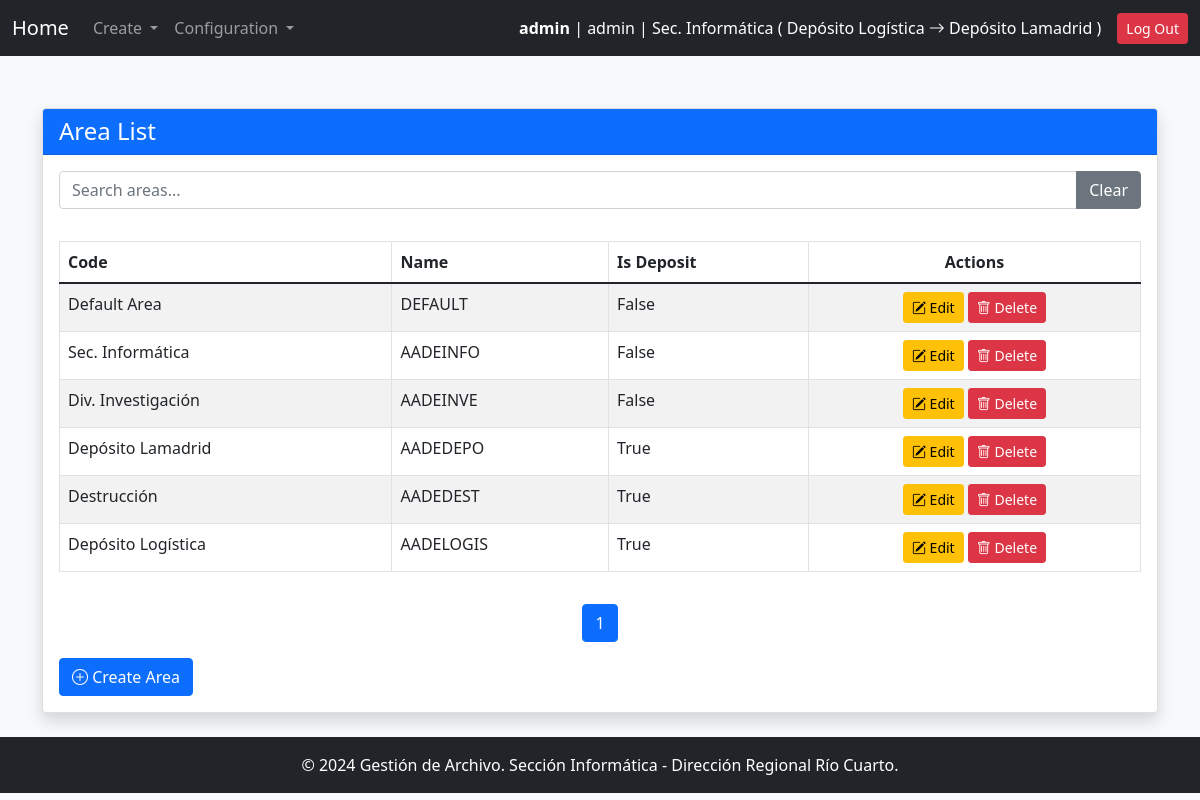
The page /areas/ (signed in) on the database its author committed.
### gestion_archivo_app/models.py (models this page shows)
class User(AbstractUser):
    ROLE_CHOICES = [
        ('user', 'User'),
        ('manager', 'Manager'),
        ('archive_responsible', 'Archive Responsible'),
        ('admin', 'System Administrator')
    ]
    role = models.CharField(max_length=32, choices=ROLE_CHOICES)
    area = models.ForeignKey('Area', on_delete=models.PROTECT, verbose_name="User Area")
    deposit = models.ForeignKey(
        'Area',
        on_delete=models.PROTECT,
        default=get_default_archive,
        verbose_name="Archive",
        related_name='deposits'
    )
    objects = UserManager()
    USERNAME_FIELD = 'username'
    REQUIRED_FIELDS = ['first_name', 'last_name', 'role']

class Area(models.Model):
    code = models.CharField(max_length=30, unique=True, verbose_name="Area Code")
    name = models.CharField(max_length=100, unique=True, verbose_name="Area Name")
    description = models.TextField(blank=True, null=True, verbose_name="Description")
    is_deposit = models.BooleanField(default=False, verbose_name="Is Deposit")
    def __str__(self):
        return self.name

### gestion_archivo_app/views.py (the view)
# urls.py: path("areas/", area_list, name="area_list"),
@login_required
@user_passes_test_with_message(is_admin, "Only the admin can access this page.")
def area_list(request):
    areas = Area.objects.all()
    return render(request, "area_list.html", {"areas": areas})

### gestion_archivo_app/context_processors.py (called while the page is built)
def system_config(request):
    try:
        pagination_limit = int(SystemConfigKeyValues.objects.get(key="pagination_limit").value)
    except SystemConfigKeyValues.DoesNotExist:
        pagination_limit = 10  # Valor por defecto
    try:
        default_archive_code = SystemConfigKeyValues.objects.get(key="default_archive_code").value
    except SystemConfigKeyValues.DoesNotExist:
        default_archive_code = "AADE_ARCHIVE"  # Valor por defecto
    try:
        config_name_org = SystemConfigKeyValues.objects.get(key="config_name_org").value
    except SystemConfigKeyValues.DoesNotExist:
        config_name_org = "Define config_name_org"  # Valor por defecto
    return {
        "pagination_limit": pagination_limit,
        "default_archive_code": default_archive_code,
        "config_name_org": config_name_org
    }

def archive_responsible_area(request):
    if request.user.is_authenticated and hasattr(request.user, 'deposit'):
        try:
            archive_responsible = User.objects.filter(
                role='archive_responsible',
                deposit=request.user.deposit
            ).first()
            return {'archive_responsible_area': archive_responsible.area if archive_responsible else None}
        except Exception as e:
            print(f"Error in archive_responsible_area context processor: {e}")
    return {'archive_responsible_area': None}

### gestion_archivo_app/views.py (called while the page is built)
def user_passes_test_with_message(test_func, message="You do not have permission to access this page."):
    def decorator(view_func):
        @wraps(view_func)
        def _wrapped_view(request, *args, **kwargs):
            if test_func(request.user):
                return view_func(request, *args, **kwargs)
            messages.error(request, message)
            return redirect(request.META.get('HTTP_REFERER', '/'))
        return _wrapped_view
    return decorator

def is_admin(user):
    return user.role == 'admin'

### gestion_archivo_app/templates/area_list.html (shortened to what this page needs)
{% extends 'base.html' %}
{% block content %}
<div class="container mt-5">
    <div class="card shadow">
        <div class="card-header bg-primary text-white">
            <h4 class="mb-0">Area List</h4>
        </div>
        <div class="card-body">
            <div class="mb-3">
                <div class="input-group">
                    <input type="text" id="searchInputId" class="form-control" placeholder="Search areas...">
                    <button type="button" class="btn btn-secondary" onclick="clearSearch()">Clear</button>
                </div>
            </div>
            <div class="table-responsive">
                <table class="table table-bordered table-striped mt-3" id="tableId">
                    <thead >
                        <tr>
                            <th onclick="sortTable(0)">Code </th>
                            <th onclick="sortTable(1)">Name </th>
                            <th onclick="sortTable(2)">Is Deposit </th>
                            <th class="text-center">Actions</th>
                        </tr>
                    </thead>
                    <tbody id="tableBodyId">
                        {% for area in areas %}
                            <tr>
                                <td>{{ area.name }}</td>
                                <td>{{ area.code }}</td>
                                <td>{{ area.is_deposit }}</td>
                                <td class="text-center">
                                    <a href="{% url 'area_update' area.id %}" class="btn btn-sm btn-warning">
                                        <i class="bi bi-pencil-square"></i> Edit
                                    </a>
                                    <a href="{% url 'area_delete' area.id %}" class="btn btn-sm btn-danger">
                                        <i class="bi bi-trash"></i> Delete
                                    </a>
                                </td>
                            </tr>
                        {% empty %}
                            <tr>
                                <td colspan="3" class="text-center text-muted">No areas available.</td>
                            </tr>
                        {% endfor %}
                    </tbody>
                </table>
            </div>
            <nav class="mt-3">
                <ul class="pagination justify-content-center" id="tableBodyIdPagination">
                </ul>
            </nav>
            <div class="mt-3">
                <a href="{% url 'area_create' %}" class="btn btn-primary">
                    <i class="bi bi-plus-circle"></i> Create Area
                </a>
            </div>
        </div>
    </div>
</div>
{% load static %}
{% endblock %}

### gestion_archivo_app/templates/base.html (shortened to what this page needs)
<!DOCTYPE html>
<html lang="en">
<head>
    {% load static %}
    <link href="https://cdn.jsdelivr.net/npm/bootstrap-icons/font/bootstrap-icons.css" rel="stylesheet">
<link rel="stylesheet" href="https://cdn.jsdelivr.net/npm/bootstrap@5.1.3/dist/css/bootstrap.min.css" />
<link rel="stylesheet" href="https://cdn.jsdelivr.net/npm/select2@4.1.0-rc.0/dist/css/select2.min.css" />
<link rel="stylesheet" href="https://cdn.jsdelivr.net/npm/select2-bootstrap-5-theme@1.3.0/dist/select2-bootstrap-5-theme.min.css" />
<link rel="stylesheet" href="https://cdn.jsdelivr.net/npm/select2-bootstrap-5-theme@1.3.0/dist/select2-bootstrap-5-theme.rtl.min.css" />
</head>
<body class="bg-light" a>
    <nav class="navbar navbar-expand-lg navbar-dark bg-dark">
        <div class="container-fluid">
            <a class="navbar-brand" href="{% url 'main' %}">Home</a>
            <div class="collapse navbar-collapse" id="navbarNav">
                <ul class="navbar-nav me-auto">
                    <li class="nav-item dropdown">
                        <a class="nav-link dropdown-toggle" href="#" id="createDropdown" role="button" data-bs-toggle="dropdown" aria-expanded="false">
                            Create
                        </a>
                    </li>
                {% if user.is_authenticated and user.role == 'admin' %}
                    <li class="nav-item dropdown">
                    <a class="nav-link dropdown-toggle" href="#" id="createDropdown" role="button" data-bs-toggle="dropdown" aria-expanded="false">
                       Configuration
                    </a>
                    </li>
                 {% endif %}
                </ul>
            </div>
                <div class="d-flex align-items-center">
                    {% if user.is_authenticated %}
                        <span class="text-white me-3">
                            <strong>{{ user.username }}</strong> | {{ user.role }} | {{ user.area.name }} ( {{ archive_responsible_area }} <i class="bi bi-arrow-right"></i> {{ user.deposit.name }} )
                        </span>
                        <a href="{% url 'logout' %}" class="btn btn-danger btn-sm">Log Out</a>
                    {% else %}
                        <a href="{% url 'login' %}" class="btn btn-success btn-sm">Log In</a>
                    {% endif %}
                </div>
            </div>
    </nav>
    <div class="container-fluid py-4" style='margin-top:-20px' >
        {% block content %}{% endblock %}
    </div>
    <footer class="bg-dark text-white text-center py-3 mt-auto">
        <p class="mb-0">&copy; 2024 Gestión de Archivo. Sección Informática - Dirección Regional Río Cuarto.</p>
    </footer>
</body>
</html>

### gestion_archivo_app/templates/base.html (style rules this page uses)
html { scroll-behavior:auto; }

### rows shown on the page
User: username "admin", role "admin", area.name "Sec. Informática", deposit.name "Depósito Lamadrid"
Area: name "Depósito Logística", code "AADELOGIS", is_deposit "True"
Area: name "Default Area", code "DEFAULT", is_deposit "False"
Area: name "Sec. Informática", code "AADEINFO", is_deposit "False"
Area: name "Div. Investigación", code "AADEINVE", is_deposit "False"
Area: name "Depósito Lamadrid", code "AADEDEPO", is_deposit "True"
Area: name "Destrucción", code "AADEDEST", is_deposit "True"
